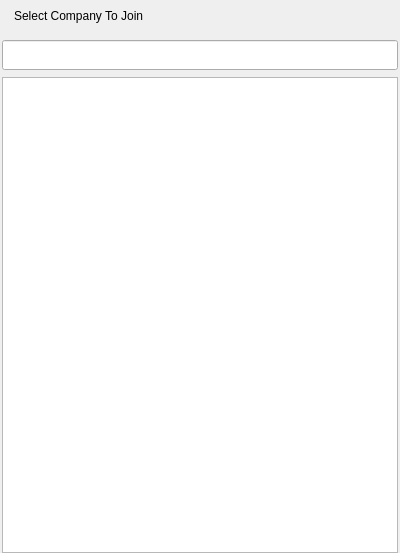
<?xml version="1.0" encoding="UTF-8"?>
<ui version="4.0">
 <class>JoinCompanyListDialog</class>
 <widget class="QWidget" name="JoinCompanyListDialog">
  <property name="geometry">
   <rect>
    <x>0</x>
    <y>0</y>
    <width>400</width>
    <height>553</height>
   </rect>
  </property>
  <property name="windowTitle">
   <string>JoinCompanyListDialog</string>
  </property>
  <layout class="QVBoxLayout" name="verticalLayoutMain">
   <property name="spacing">
    <number>9</number>
   </property>
   <property name="leftMargin">
    <number>2</number>
   </property>
   <property name="topMargin">
    <number>0</number>
   </property>
   <property name="rightMargin">
    <number>2</number>
   </property>
   <property name="bottomMargin">
    <number>0</number>
   </property>
   <item>
    <widget class="QWidget" name="titlebar" native="true">
     <property name="sizePolicy">
      <sizepolicy hsizetype="Expanding" vsizetype="Expanding">
       <horstretch>0</horstretch>
       <verstretch>0</verstretch>
      </sizepolicy>
     </property>
     <property name="minimumSize">
      <size>
       <width>0</width>
       <height>31</height>
      </size>
     </property>
     <property name="maximumSize">
      <size>
       <width>16777215</width>
       <height>31</height>
      </size>
     </property>
     <layout class="QHBoxLayout" name="horizontalLayout_11">
      <property name="spacing">
       <number>0</number>
      </property>
      <property name="leftMargin">
       <number>0</number>
      </property>
      <property name="topMargin">
       <number>0</number>
      </property>
      <property name="rightMargin">
       <number>0</number>
      </property>
      <property name="bottomMargin">
       <number>0</number>
      </property>
      <item>
       <widget class="QWidget" name="titlewidget" native="true">
        <property name="sizePolicy">
         <sizepolicy hsizetype="Expanding" vsizetype="Expanding">
          <horstretch>0</horstretch>
          <verstretch>0</verstretch>
         </sizepolicy>
        </property>
        <layout class="QHBoxLayout" name="horizontalLayout_10">
         <property name="spacing">
          <number>0</number>
         </property>
         <property name="leftMargin">
          <number>12</number>
         </property>
         <property name="topMargin">
          <number>0</number>
         </property>
         <property name="rightMargin">
          <number>0</number>
         </property>
         <property name="bottomMargin">
          <number>0</number>
         </property>
         <item>
          <widget class="QLabel" name="title">
           <property name="sizePolicy">
            <sizepolicy hsizetype="Expanding" vsizetype="Expanding">
             <horstretch>0</horstretch>
             <verstretch>0</verstretch>
            </sizepolicy>
           </property>
           <property name="text">
            <string>Select Company To Join</string>
           </property>
          </widget>
         </item>
        </layout>
       </widget>
      </item>
      <item>
       <spacer name="horizontalSpacer">
        <property name="orientation">
         <enum>Qt::Horizontal</enum>
        </property>
        <property name="sizeHint" stdset="0">
         <size>
          <width>233</width>
          <height>2</height>
         </size>
        </property>
       </spacer>
      </item>
      <item>
       <layout class="QVBoxLayout" name="verticalLayout_6">
        <property name="spacing">
         <number>0</number>
        </property>
        <property name="leftMargin">
         <number>0</number>
        </property>
        <property name="topMargin">
         <number>0</number>
        </property>
        <property name="rightMargin">
         <number>0</number>
        </property>
        <property name="bottomMargin">
         <number>0</number>
        </property>
        <item>
         <layout class="QHBoxLayout" name="horizontalLayout_6">
          <property name="spacing">
           <number>0</number>
          </property>
          <property name="leftMargin">
           <number>0</number>
          </property>
          <property name="topMargin">
           <number>0</number>
          </property>
          <property name="rightMargin">
           <number>0</number>
          </property>
          <property name="bottomMargin">
           <number>0</number>
          </property>
          <item>
           <widget class="QPushButton" name="btnClose">
            <property name="sizePolicy">
             <sizepolicy hsizetype="Expanding" vsizetype="Expanding">
              <horstretch>0</horstretch>
              <verstretch>0</verstretch>
             </sizepolicy>
            </property>
            <property name="focusPolicy">
             <enum>Qt::NoFocus</enum>
            </property>
            <property name="text">
             <string/>
            </property>
            <property name="flat">
             <bool>true</bool>
            </property>
           </widget>
          </item>
         </layout>
        </item>
        <item>
         <spacer name="verticalSpacer_4">
          <property name="orientation">
           <enum>Qt::Vertical</enum>
          </property>
          <property name="sizeType">
           <enum>QSizePolicy::Expanding</enum>
          </property>
          <property name="sizeHint" stdset="0">
           <size>
            <width>0</width>
            <height>1</height>
           </size>
          </property>
         </spacer>
        </item>
       </layout>
      </item>
     </layout>
    </widget>
   </item>
   <item>
    <widget class="QStackedWidget" name="centralStackedWidget">
     <property name="currentIndex">
      <number>0</number>
     </property>
     <widget class="QWidget" name="listPage">
      <layout class="QVBoxLayout" name="verticalLayout">
       <property name="spacing">
        <number>7</number>
       </property>
       <property name="leftMargin">
        <number>0</number>
       </property>
       <property name="topMargin">
        <number>0</number>
       </property>
       <property name="rightMargin">
        <number>0</number>
       </property>
       <property name="bottomMargin">
        <number>0</number>
       </property>
       <item>
        <widget class="FilterLineEdit" name="lineEditFilter">
         <property name="minimumSize">
          <size>
           <width>0</width>
           <height>30</height>
          </size>
         </property>
         <property name="maximumSize">
          <size>
           <width>16777215</width>
           <height>30</height>
          </size>
         </property>
        </widget>
       </item>
       <item>
        <widget class="QListView" name="listView"/>
       </item>
      </layout>
     </widget>
     <widget class="QWidget" name="loadPage">
      <layout class="QGridLayout" name="gridLayout" rowstretch="1,0,0,0,0,2">
       <item row="0" column="2">
        <spacer name="verticalSpacer">
         <property name="orientation">
          <enum>Qt::Vertical</enum>
         </property>
         <property name="sizeHint" stdset="0">
          <size>
           <width>20</width>
           <height>117</height>
          </size>
         </property>
        </spacer>
       </item>
       <item row="1" column="0">
        <spacer name="horizontalSpacer_4">
         <property name="orientation">
          <enum>Qt::Horizontal</enum>
         </property>
         <property name="sizeHint" stdset="0">
          <size>
           <width>123</width>
           <height>20</height>
          </size>
         </property>
        </spacer>
       </item>
       <item row="1" column="1" colspan="2">
        <layout class="QHBoxLayout" name="horizontalLayout">
         <item>
          <spacer name="horizontalSpacer_2">
           <property name="orientation">
            <enum>Qt::Horizontal</enum>
           </property>
           <property name="sizeHint" stdset="0">
            <size>
             <width>40</width>
             <height>20</height>
            </size>
           </property>
          </spacer>
         </item>
         <item>
          <widget class="QLabel" name="labelLoading">
           <property name="minimumSize">
            <size>
             <width>16</width>
             <height>16</height>
            </size>
           </property>
           <property name="maximumSize">
            <size>
             <width>16</width>
             <height>16</height>
            </size>
           </property>
           <property name="text">
            <string/>
           </property>
          </widget>
         </item>
         <item>
          <spacer name="horizontalSpacer_3">
           <property name="orientation">
            <enum>Qt::Horizontal</enum>
           </property>
           <property name="sizeHint" stdset="0">
            <size>
             <width>40</width>
             <height>20</height>
            </size>
           </property>
          </spacer>
         </item>
        </layout>
       </item>
       <item row="1" column="3">
        <spacer name="horizontalSpacer_5">
         <property name="orientation">
          <enum>Qt::Horizontal</enum>
         </property>
         <property name="sizeHint" stdset="0">
          <size>
           <width>123</width>
           <height>20</height>
          </size>
         </property>
        </spacer>
       </item>
       <item row="2" column="0" colspan="4">
        <widget class="QLabel" name="labelText">
         <property name="text">
          <string>Loading...</string>
         </property>
         <property name="alignment">
          <set>Qt::AlignCenter</set>
         </property>
        </widget>
       </item>
       <item row="3" column="1">
        <spacer name="verticalSpacer_3">
         <property name="orientation">
          <enum>Qt::Vertical</enum>
         </property>
         <property name="sizeType">
          <enum>QSizePolicy::Fixed</enum>
         </property>
         <property name="sizeHint" stdset="0">
          <size>
           <width>20</width>
           <height>40</height>
          </size>
         </property>
        </spacer>
       </item>
       <item row="4" column="1" colspan="2">
        <widget class="QPushButton" name="btnRetry">
         <property name="text">
          <string>Retry</string>
         </property>
        </widget>
       </item>
       <item row="5" column="2">
        <spacer name="verticalSpacer_2">
         <property name="orientation">
          <enum>Qt::Vertical</enum>
         </property>
         <property name="sizeHint" stdset="0">
          <size>
           <width>20</width>
           <height>236</height>
          </size>
         </property>
        </spacer>
       </item>
      </layout>
     </widget>
    </widget>
   </item>
  </layout>
 </widget>
 <layoutdefault spacing="6" margin="11"/>
 <customwidgets>
  <customwidget>
   <class>FilterLineEdit</class>
   <extends>QLineEdit</extends>
   <header location="global">filterlineedit.h</header>
  </customwidget>
 </customwidgets>
 <resources/>
 <connections/>
</ui>
